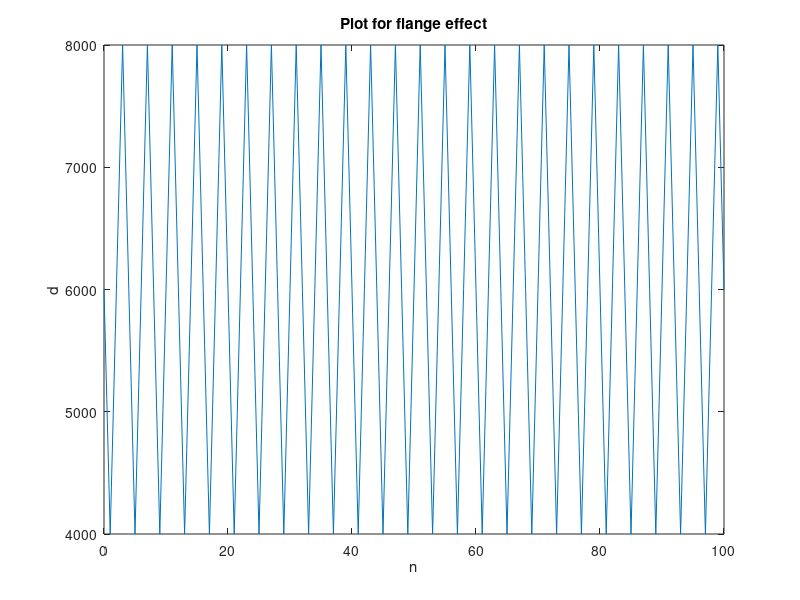

Recreate this plot in MATLAB.
n=0:100;
D=4000;
fs=8000;
fd=2000;

d=D + (D/2)*(1-sin(2*pi*fd*n/fs));
plot(n,d)
xlabel('n')
ylabel('d')
title('Plot for flange effect')